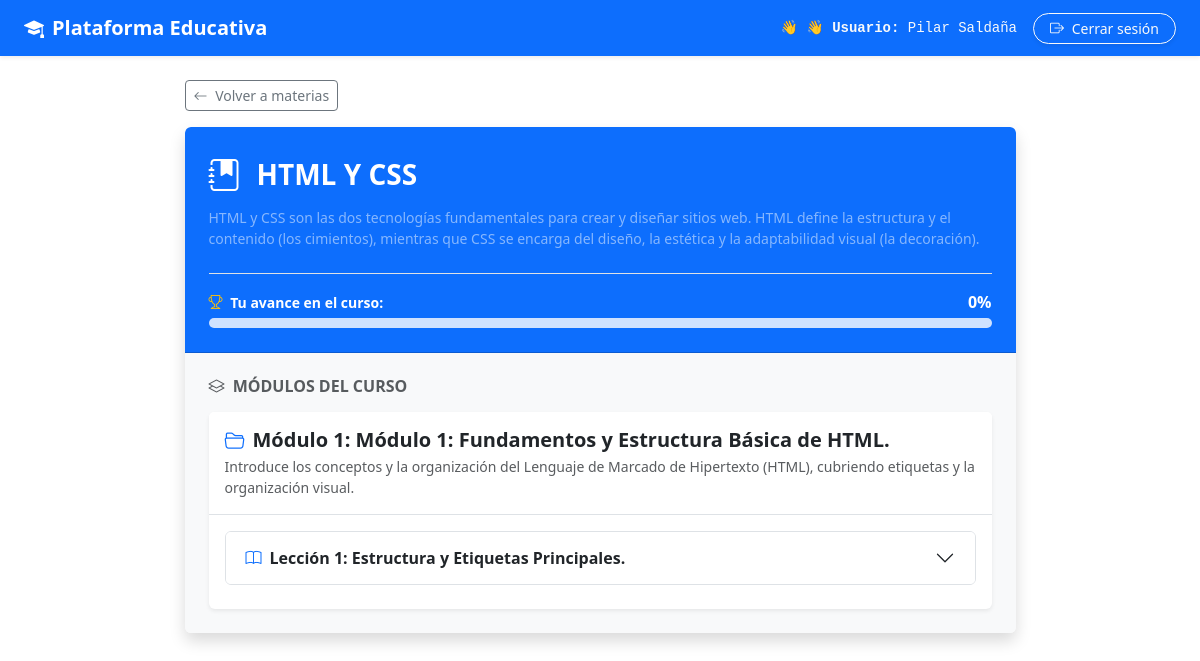
Screenshot of /espacio/5/ (signed in) with the database file from the repository.
### usuarios/models.py (models this page shows, shortened)
class Usuario(AbstractUser):
    dni = models.CharField(
        max_length=20,
        unique=True,
        null=True,
        blank=True
    )

### educacion/models.py (models this page shows, shortened)
class EspacioEducativo(models.Model):
    nombre = models.CharField(
        max_length=200
    )
    descripcion = RichTextField(
        blank=True
    )
    fecha_creacion = models.DateTimeField(
        auto_now_add=True
    )
    activo = models.BooleanField(
        default=True
    )
    class Meta:
        verbose_name = 'Espacio educativo'
        verbose_name_plural = 'Espacios educativos'

class Modulo(models.Model):
    espacio_educativo = models.ForeignKey(
        EspacioEducativo,
        on_delete=models.CASCADE,
        related_name='modulos'
    )
    nombre = models.CharField(
        max_length=200
    )
    descripcion = RichTextField(
        blank=True
    )
    orden = models.PositiveIntegerField(
        default=1
    )
    activo = models.BooleanField(
        default=True
    )
    class Meta:
        verbose_name = 'Módulo'
        verbose_name_plural = 'Módulos'

class Leccion(models.Model):
    modulo = models.ForeignKey(
        Modulo,
        on_delete=models.CASCADE,
        related_name='lecciones'
    )
    titulo = models.CharField(
        max_length=200
    )
    descripcion = RichTextField(
        blank=True
    )
    orden = models.PositiveIntegerField(
        default=1
    )
    activo = models.BooleanField(
        default=True
    )
    class Meta:
        verbose_name = 'Lección'
        verbose_name_plural = 'Lecciones'

### educacion/views.py (the view, shortened to what this page needs)
@login_required
def detalle_espacio(request, espacio_id):
    espacio = get_object_or_404(
        EspacioEducativo,
        id=espacio_id,
        activo=True
    )
    modulos = espacio.modulos.filter(
        activo=True
    ).order_by('orden').prefetch_related(
        Prefetch(
            'lecciones',
            queryset=Leccion.objects.filter(activo=True).order_by('orden')
        ),
        'lecciones__contenidos',
        'lecciones__actividades'
    )
    porcentaje_avance, actividades_resueltas_ids = obtener_progreso_estudiante(request.user, espacio)
    return render(
        request,
        'educacion/detalle_espacio.html',
        {
            'espacio': espacio,
            'modulos': modulos,
            'porcentaje_avance': porcentaje_avance,
            'actividades_resueltas_ids': actividades_resueltas_ids,
            'estudiante': request.user,
        }
    )

### educacion/templates/educacion/detalle_espacio.html (shortened to what this page needs)
{% extends 'base.html' %}
{% load markdown_extras %}
{% block content %}
<div class="row justify-content-center my-4">
    <div class="col-12 col-lg-10 col-xl-9">
        <a href="{% url 'educacion:inicio' %}" class="btn btn-outline-secondary btn-sm mb-3">
            <i class="bi bi-arrow-left me-1"></i> Volver a materias
        </a>
        <div class="card shadow border-0 overflow-hidden">
            <div class="card-header bg-primary text-white p-4">
                <div class="d-flex align-items-center mb-2">
                    <i class="bi bi-journal-bookmark-fill fs-2 me-3"></i>
                    <h1 class="h3 fw-bold mb-0">{{ espacio.nombre }}</h1>
                </div>
                {% if espacio.descripcion %}
                <p class="text-white-50 mb-0 small">
                    {{ espacio.descripcion|safe }}
                </p>
                {% endif %}
                <div class="mt-4 pt-3 border-top border-white-50">
                    <div class="d-flex justify-content-between align-items-center mb-1">
                        <span class="fw-semibold text-white small">
                            <i class="bi bi-trophy me-1 text-warning"></i> Tu avance en el curso:
                        </span>
                        <span class="fw-bold text-white fs-6">{{ porcentaje_avance }}%</span>
                    </div>
                    <div class="progress bg-primary-subtle" style="height: 10px;">
                    </div>
                </div>
            </div>
            <div class="card-body p-3 p-md-4 bg-light">
                <h2 class="h6 text-uppercase fw-bold text-muted mb-3 tracking-wide">
                    <i class="bi bi-layers me-1"></i> Módulos del Curso
                </h2>
                <div class="d-flex flex-column gap-3">
                    {% for modulo in modulos %}
                    <div class="card border-0 shadow-sm">
                        <div class="card-header bg-white border-bottom p-3">
                            <h3 class="h5 mb-1 fw-bold text-dark">
                                <i class="bi bi-folder2-open me-2 text-primary"></i>Módulo {{ modulo.orden }}: {{ modulo.nombre }}
                            </h3>
                            {% if modulo.descripcion %}
                            <p class="text-muted small mb-0">{{ modulo.descripcion|safe }}</p>
                            {% endif %}
                        </div>
                        <div class="card-body p-3">
                            <div class="accordion accordion-flush" id="acordeonModulo{{ modulo.id }}">
                                {% for leccion in modulo.lecciones.all %}
                                {% if leccion.activo %}
                                <div class="accordion-item border rounded mb-2 overflow-hidden bg-white">
                                    <h4 class="accordion-header" id="headingLeccion{{ leccion.id }}">
                                        <button class="accordion-button collapsed fw-semibold text-dark py-3" type="button"
                                            data-bs-toggle="collapse" data-bs-target="#collapseLeccion{{ leccion.id }}"
                                            aria-expanded="false" aria-controls="collapseLeccion{{ leccion.id }}">
                                            <i class="bi bi-book me-2 text-primary"></i>
                                            Lección {{ leccion.orden }}: {{ leccion.titulo }}
                                        </button>
                                    </h4>
                                            {% if leccion.descripcion %}
                                            <p class="small text-muted mb-3">{{ leccion.descripcion|safe }}</p>
                                            {% endif %}
                                </div>
                                {% endif %}
                                {% empty %}
                                <p class="text-muted small mb-0 p-2">No hay lecciones cargadas en este módulo.</p>
                                {% endfor %}
                            </div>
                        </div>
                    </div>
                    {% empty %}
                    <div class="alert alert-info shadow-sm mb-0">
                        <i class="bi bi-info-circle-fill me-2"></i> Este espacio educativo aún no cuenta con módulos publicados.
                    </div>
                    {% endfor %}
                </div>
            </div>
        </div>
    </div>
</div>
{% endblock %}

### templates/base.html (shortened to what this page needs)
{% load static %}
<!DOCTYPE html>
<html lang="es">
<head>
    <link href="https://cdn.jsdelivr.net/npm/bootstrap@5.3.3/dist/css/bootstrap.min.css" rel="stylesheet">
    <link rel="stylesheet" href="https://cdn.jsdelivr.net/npm/bootstrap-icons@1.11.3/font/bootstrap-icons.min.css">
    <link rel="stylesheet" href="{% static 'css/estilos.css' %}">
</head>
<body>
    {% if user.is_authenticated %}
    <nav class="navbar navbar-expand-lg navbar-dark bg-primary mb-4 shadow-sm">
        <div class="container-fluid px-4">
            <a class="navbar-brand fw-bold" href="{% url 'educacion:inicio' %}">
                <i class="bi bi-mortarboard-fill me-2"></i>Plataforma Educativa
            </a>
            <div class="collapse navbar-collapse" id="navbarNav">
                <ul class="navbar-nav ms-auto align-items-center gap-3 mt-2 mt-lg-0">
                    <li class="nav-item text-light font-monospace small">
                        👋 👋 <strong>Usuario:</strong> {{ user.get_full_name|default:user.username }}
                    </li>
                    <li class="nav-item">
                        <form method="post" action="{% url 'logout' %}" class="d-inline">
                            <button type="submit" class="btn btn-outline-light btn-sm rounded-pill px-3 shadow-sm">
                                <i class="bi bi-box-arrow-right me-1"></i> Cerrar sesión
                            </button>
                        </form>
                    </li>
                </ul>
            </div>
        </div>
    </nav>
    {% endif %}
    <main class="container">
        {% block content %}
        {% endblock %}
    </main>
</body>
</html>

### static/css/estilos.css (style rules this page uses)
.navbar-brand { transition: 0.3s; }

### rows the page displays
Usuario: get_full_name "Pilar Saldaña"
EspacioEducativo: nombre "HTML Y CSS", descripcion "HTML y CSS son las dos tecnologías fundamentales para crear y diseñar sitios web. HTML define la estructura y el contenido (los cimientos), mientras que CSS se encarga del diseño, la estética y la adaptabilidad visual (la decoración)."
Modulo: orden "1", nombre "Módulo 1: Fundamentos y Estructura Básica de HTML.", descripcion "Introduce los conceptos y la organización del Lenguaje de Marcado de Hipertexto (HTML), cubriendo etiquetas y la organización visual."
Leccion: orden "1", titulo "Estructura y Etiquetas Principales."

### other values shown
{{ porcentaje_avance }} "0"
